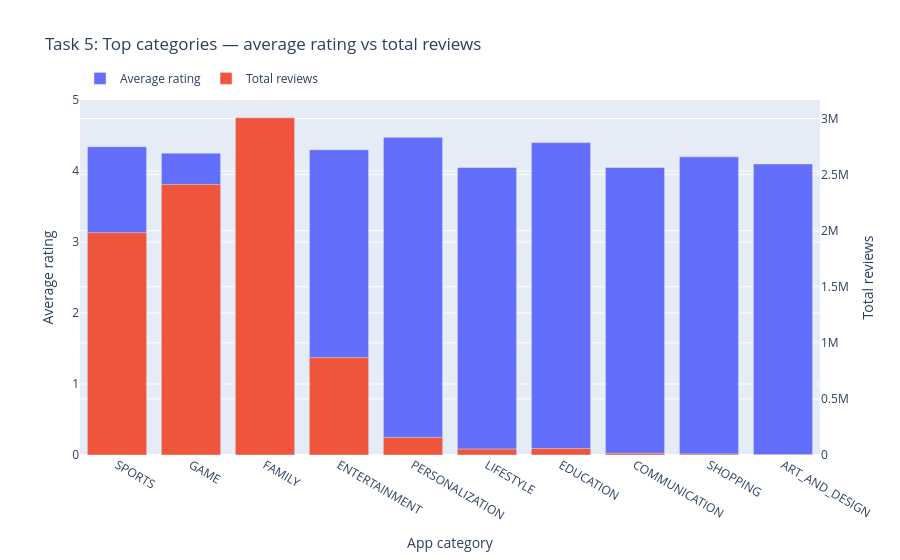

The notebook cell saved with this chart:
### Markdown cell above
## 2. Task 5 — Grouped Bar: Average Rating vs Total Reviews

Top 10 categories by installs. Exclude category average rating below 4.0, apps smaller than 10 MB, and apps last updated outside January. Chart is always visible (no time restriction).

### Code cell
# Task 5 — grouped dual-scale bars: average rating and total reviews.
required = {"Category", "Rating", "Reviews", "Installs", "Size_MB", "Last Updated"}
missing = required - set(apps.columns)
if missing:
    display(Markdown(f"Cannot create Task 5 chart; missing columns: `{sorted(missing)}`"))
else:
    d = apps[(apps["Size_MB"] >= 10) & apps["Last Updated"].notna()
             & (apps["Last Updated"].dt.month == 1)].copy()
    summary = d.groupby("Category", as_index=False).agg(
        Avg_Rating=("Rating", "mean"), Total_Reviews=("Reviews", "sum"), Total_Installs=("Installs", "sum"))
    summary = summary[summary["Avg_Rating"] >= 4.0].nlargest(10, "Total_Installs")
    if summary.empty:
        display(Markdown("No categories match the Task 5 filters. Showing top categories without the January/size filters as a fallback."))
        d = apps[apps["Rating"] >= 4.0]
        summary = d.groupby("Category", as_index=False).agg(
            Avg_Rating=("Rating", "mean"), Total_Reviews=("Reviews", "sum"), Total_Installs=("Installs", "sum"))
        summary = summary.nlargest(10, "Total_Installs")
    if not summary.empty:
        fig = go.Figure()
        fig.add_bar(x=summary["Category"], y=summary["Avg_Rating"], name="Average rating", yaxis="y")
        fig.add_bar(x=summary["Category"], y=summary["Total_Reviews"], name="Total reviews", yaxis="y2")
        fig.update_layout(barmode="group", title="Task 5: Top categories — average rating vs total reviews",
                          xaxis_title="App category", yaxis=dict(title="Average rating", range=[0, 5]),
                          yaxis2=dict(title="Total reviews", overlaying="y", side="right"),
                          legend=dict(orientation="h", yanchor="bottom", y=1.02, xanchor="left", x=0))
        fig.show()

### Figure 1 — Plotly figure (JSON) as saved in the notebook; plotly's stock layout.template omitted (floating-point values rounded to 4 significant figures)
{"data": [{"name": "Average rating", "type": "bar", "x": ["SPORTS", "GAME", "FAMILY", "ENTERTAINMENT", "PERSONALIZATION", "LIFESTYLE", "EDUCATION", "COMMUNICATION", "SHOPPING", "ART_AND_DESIGN"], "y": [4.343, 4.252, 4.189, 4.3, 4.475, 4.05, 4.4, 4.05, 4.2, 4.1], "yaxis": "y"}, {"name": "Total reviews", "type": "bar", "x": ["SPORTS", "GAME", "FAMILY", "ENTERTAINMENT", "PERSONALIZATION", "LIFESTYLE", "EDUCATION", "COMMUNICATION", "SHOPPING", "ART_AND_DESIGN"], "y": [1982000.0, 2412000.0, 3007000.0, 869100.0, 156000.0, 53380.0, 57640.0, 15400.0, 9975.0, 2167.0], "yaxis": "y2"}], "layout": {"barmode": "group", "legend": {"orientation": "h", "x": 0, "xanchor": "left", "y": 1.02, "yanchor": "bottom"}, "title": {"text": "Task 5: Top categories — average rating vs total reviews"}, "xaxis": {"title": {"text": "App category"}}, "yaxis": {"range": [0, 5], "title": {"text": "Average rating"}}, "yaxis2": {"overlaying": "y", "side": "right", "title": {"text": "Total reviews"}}}}
